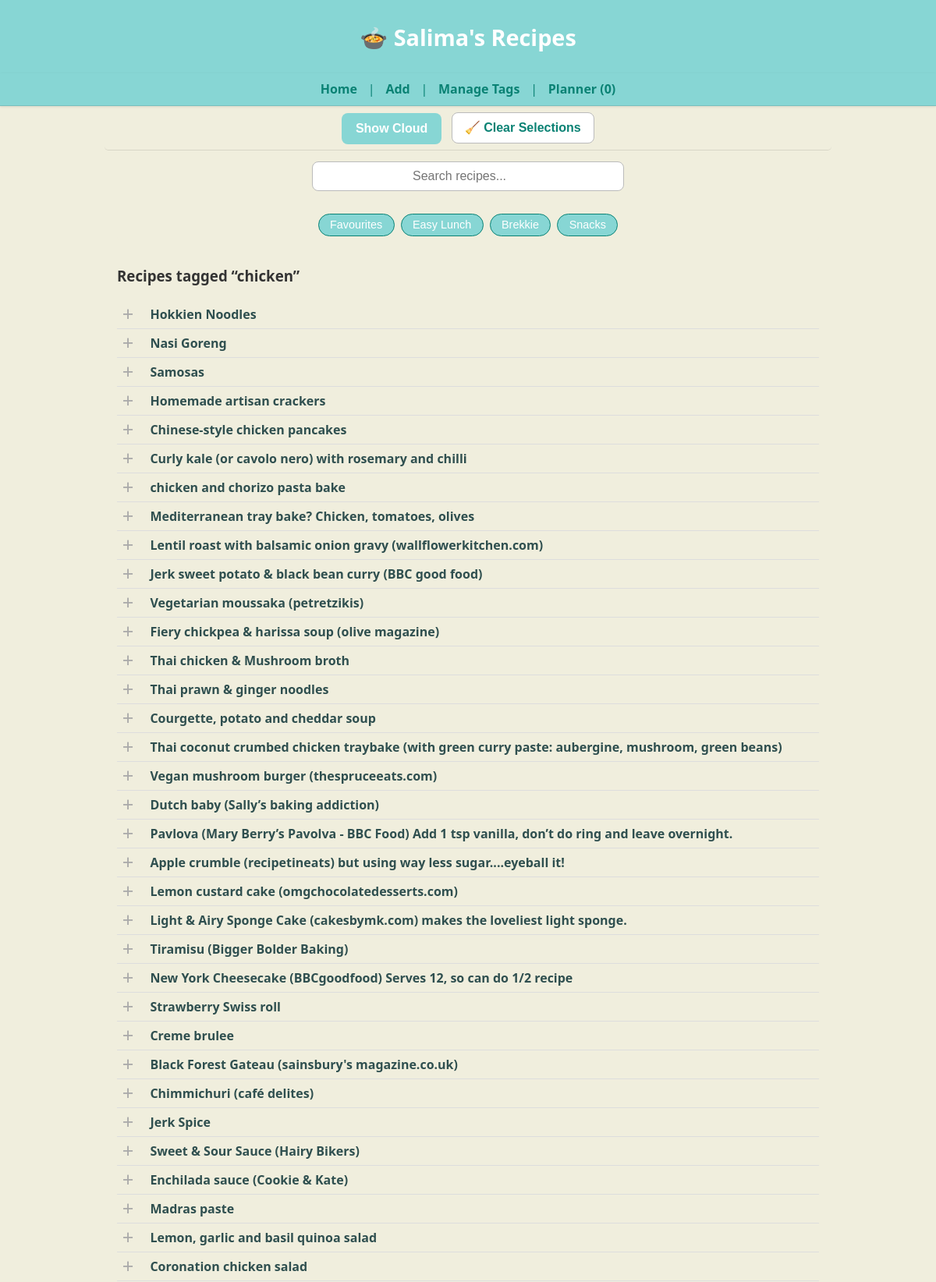
The page / (upper part) on the database its author committed.
### tables this page shows
CREATE TABLE recipes (
    id INTEGER PRIMARY KEY,
    name TEXT,
    ingredients JSON,
    method TEXT,
    tags JSON,
    category TEXT,
    source TEXT,
    linked_recipe TEXT,
    image_url TEXT,
    notes TEXT,
    created_at DATETIME DEFAULT CURRENT_TIMESTAMP,
    updated_at DATETIME DEFAULT CURRENT_TIMESTAMP
);

### app.py (the view)
@app.route("/")
def index():
    with get_conn() as conn:
        c = conn.cursor()
        default_tag = "chicken"
        c.execute("SELECT id, name, ingredients FROM recipes ORDER BY id DESC")
        recipes = c.fetchall()
        tag_cloud = get_tag_cloud()
    from pathlib import Path
    import json
    tags_path = Path("tags.json")
    quick_access = []
    if tags_path.exists():
        try:
            tags_data = json.loads(tags_path.read_text(encoding="utf-8"))
            quick_access = tags_data.get("Quick Access", [])
        except Exception as e:
            print("⚠️ Error loading tags.json:", e)
    return render_template(
        "index.html",
        recipes=recipes,
        tag_cloud=tag_cloud,
        default_tag=default_tag,
        quick_access=quick_access
    )

### app.py (called while the page is built)
def get_conn():
    return sqlite3.connect(DB_PATH)

### templates/index.html (shortened to what this page needs)
{% extends "base.html" %}
{% block content %}
<main class="homepage">
<section class="search-section">
  <form action="{{ url_for('search') }}" method="get" class="search-form">
    <input type="text" name="q" placeholder="Search recipes..." class="search-input">
  </form>
</section>
<section class="quick-tags">
  {% if quick_access %}
    {% for tag in quick_access %}
      <form action="{{ url_for('search') }}" method="get" class="tag-form">
        <button type="submit" class="tag-btn">{{ tag }}</button>
      </form>
    {% endfor %}
  {% else %}
    <p style="text-align:center; color:#777;">No Quick Access tags defined yet.</p>
  {% endif %}
</section>
  <section class="recipe-listing">
    <h3>Recipes tagged “{{ default_tag }}”</h3>
    {% for r in recipes %}
      <div class="recipe-row">
        <button class="select-dish-btn"
                data-id="{{ r[0] }}"
                data-name="{{ r[1] }}"></button>
        <a href="{{ url_for('recipe_detail', recipe_id=r[0]) }}">
          <strong>{{ r[1] }}</strong>
        </a>
      </div>
    {% endfor %}
  </section>
</main>
{% endblock %}

### static/style.css (style rules this page uses)
:root { --brand: #87d6d4; --brand-dark: #0a8274; --background: #f0eedd; }
body { font-family: "Segoe UI", Helvetica, Arial, sans-serif; background: var(--background); color: #333; margin: 0; padding: 0; }
main { background: var(--background); max-width: 100%; margin: 0; padding: 0; box-shadow: none; border: none; }
a { color: var(--brand-dark); text-decoration: none; transition: color 0.2s ease; }
form input, form textarea { width: 100%; padding: 0.5rem; margin: 0.5rem 0 1rem 0; border: 1px solid #ccc; border-radius: 4px; font-size: 1rem; }
button { background: var(--brand); color: white; border: none; padding: 0.6rem 1.2rem; font-size: 1rem; border-radius: 4px; cursor: pointer; transition: background 0.2s ease; }
.recipe-row { display: flex; align-items: center; gap: 0.5rem; padding: 0.25rem 0; border-bottom: 1px solid #ddd; }
.recipe-row a { flex: 1; color: #2f4f4f; text-decoration: none; }
.select-dish-btn { background: transparent; border: none; outline: none; cursor: pointer; width: 1.6rem; height: 1.6rem; display: flex; align-items: center; justify-content: center; }
.select-dish-btn::before { content: "+"; color: #aaa; font-size: 1.6rem; transition: color 0.25s ease, transform 0.2s ease, opacity 0.2s ease; }
.search-section { text-align: center; margin: 0.4rem 0 0.6rem; }
.search-input { width: 100%; max-width: 720px; padding: 0.55rem 1rem; font-size: 1rem; border-radius: 8px; border: 1px solid #bbb; background: #fff; box-sizing: border-box; }
main.homepage { max-width: 900px; margin: 0 auto; padding: 0 1rem 1rem; background: var(--background); border: none; box-shadow: none; }
.search-section { margin: 0.2rem 0 0.4rem; padding: 0; text-align: center; }
.search-input { width: 100%; max-width: 400px; padding: 0.55rem 8rem; font-size: 1rem; border-radius: 8px; border: 1px solid #bbb; background: #fff; }
.quick-tags { display: flex; justify-content: center; flex-wrap: wrap; gap: 0.5rem; margin: 0.4rem 0 0.8rem; }
.tag-btn { background: var(--brand); color: white; border: 1px solid var(--brand-dark); border-radius: 18px; padding: 0.35rem 0.9rem; font-size: 0.9rem; font-weight: 500; cursor: pointer; transition: all 0.25s ease; }
.homepage .quick-tags { position: sticky; top: 5.4rem; z-index: 80; background: var(--background); padding: 0.4rem 0.5rem; border-radius: 6px; }
.select-dish-btn { all: unset; display: inline-flex; align-items: center; justify-content: center; width: 28px; height: 28px; cursor: pointer; vertical-align: middle; margin-right: 0.4rem; background: none !important; border: none !important; box-shadow: none !important; }

### rows shown on the page
recipes: name "Hokkien Noodles"
recipes: name "Nasi Goreng"
recipes: name "Samosas"
recipes: name "Homemade artisan crackers"
recipes: name "Chinese-style chicken pancakes"
recipes: name "Curly kale (or cavolo nero) with rosemary and chilli"
recipes: name "chicken and chorizo pasta bake"
recipes: name "Mediterranean tray bake? Chicken, tomatoes, olives"
recipes: name "Lentil roast with balsamic onion gravy (wallflowerkitchen.com)"
recipes: name "Jerk sweet potato & black bean curry (BBC good food)"
recipes: name "Vegetarian moussaka (petretzikis)"
recipes: name "Fiery chickpea & harissa soup (olive magazine)"
recipes: name "Thai chicken & Mushroom broth"
recipes: name "Thai prawn & ginger noodles"
recipes: name "Courgette, potato and cheddar soup"
recipes: name "Thai coconut crumbed chicken traybake (with green curry paste: aubergine, mushroom, green beans)"
recipes: name "Vegan mushroom burger (thespruceeats.com)"
recipes: name "Dutch baby (Sally’s baking addiction)"
recipes: name "Pavlova (Mary Berry’s Pavolva - BBC Food) Add 1 tsp vanilla, don’t do ring and leave overnight."
recipes: name "Apple crumble (recipetineats) but using way less sugar....eyeball it!"
recipes: name "Lemon custard cake (omgchocolatedesserts.com)"
recipes: name "Light & Airy Sponge Cake (cakesbymk.com) makes the loveliest light sponge."
recipes: name "Tiramisu (Bigger Bolder Baking)"
recipes: name "New York Cheesecake (BBCgoodfood) Serves 12, so can do 1/2 recipe"
recipes: name "Strawberry Swiss roll"
recipes: name "Creme brulee"
recipes: name "Black Forest Gateau (sainsbury's magazine.co.uk)"
recipes: name "Chimmichuri (café delites)"
recipes: name "Jerk Spice"
recipes: name "Sweet & Sour Sauce (Hairy Bikers)"
recipes: name "Enchilada sauce (Cookie & Kate)"
recipes: name "Madras paste"
recipes: name "Lemon, garlic and basil quinoa salad"
recipes: name "Coronation chicken salad"

### other values the page prints
{{ tag }} "Favourites" "Easy Lunch" "Brekkie" "Snacks"
{{ default_tag }} "chicken"
